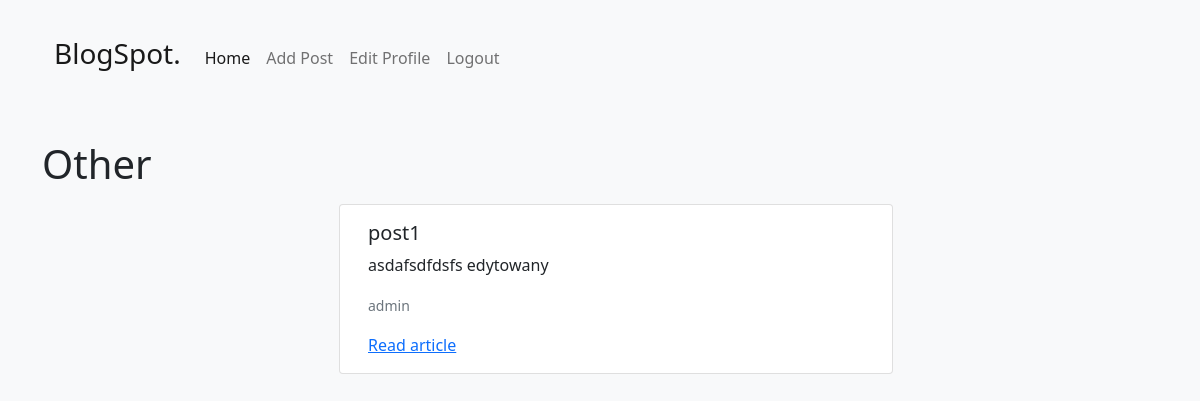
/category/other/ (signed in), run on the app's committed database.
### theblog/models.py (models this page shows, shortened)
class Post(models.Model):
    title = models.CharField(max_length=255)  # Tytuł posta
    header_image = models.ImageField(null=True, blank=True, upload_to="images/")  # Obraz nagłówkowy
    author = models.ForeignKey(User, on_delete=models.CASCADE)  # Powiązanie z autorem (użytkownikiem)
    body = RichTextField(blank=True, null=True)  # Treść posta
    post_date = models.DateTimeField(auto_now_add=True)  # Data utworzenia posta
    category = models.CharField(max_length=255, default='other')  # Kategoria posta
    isPrivate = models.BooleanField(default=False)  # Flaga prywatności posta

### theblog/views.py (the view)
# urls.py: path('category/<str:cats>/',CategoryView, name='category'),
def CategoryView(request, cats):
    category_posts = Post.objects.filter(category=cats.replace('-', ' '))
    return render(request, 'categories.html', {'cats': cats.title().replace('-', ' '), 'category_posts': category_posts})

### theblog/templates/categories.html (shortened to what this page needs)
{% extends 'base.html' %}
{% block content %}
{% include 'navbar.html' %}
<h1> {{ cats }} </h1>
<ul>
    <div class="row row-cols-2 mt-2 justify-content-center" id="posts">
        {% for post in category_posts %}
        {% if not post.isPrivate or user == post.author %}
            <div class="card m-2">
              <div class="card-body">
                <h5 class="card-title">{{ post.title }}
                </h5>
                <p class="card-text">{{ post.body|slice:":100"|safe }}</p>
                <p class="card-text"><small class="text-muted">{{ post.author }}</small></p>
                  <a href="{% url 'article-detail' post.pk %}">Read article</a>
              </div>
        </div>
        {% endif %}
        {% endfor %}
    </div>
</ul>
{% endblock %}

### data on the page
Post: category "Other", title "post1", body "asdafsdfdsfs edytowany", author "admin"
